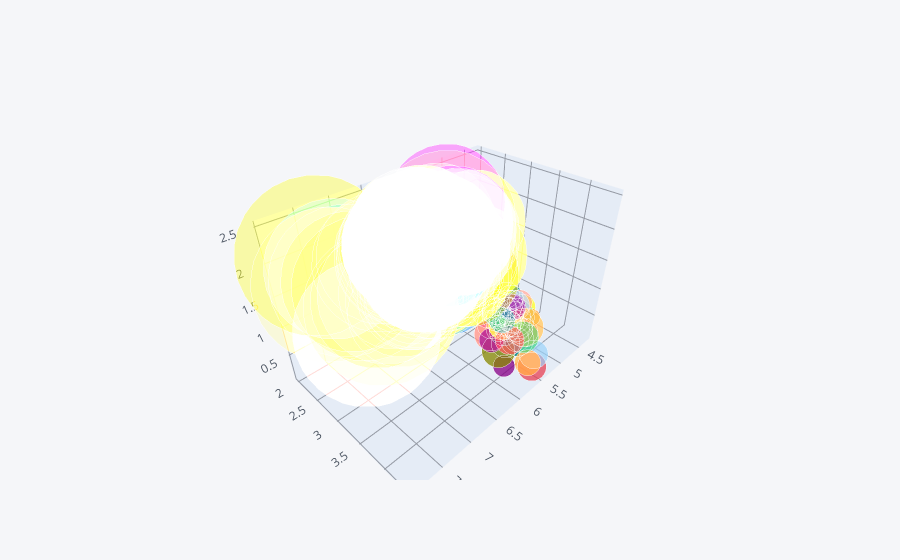

Notebook code for this chart:
### Code cell
df.iplot(kind = 'bubble3d',z = 'petal_width', x = 'sepal_length',y = 'sepal_width',size = 'petal_length')

### Figure 1 — Plotly figure (JSON) as saved in the notebook; plotly's stock layout.template omitted (floating-point values rounded to 4 significant figures; data arrays with more than 128 entries replaced by an {"elided": "..."} marker saying what was removed)
{"data": [{"marker": {"color": {"elided": "150 str values"}, "opacity": 0.8, "size": {"elided": "150 int values"}, "symbol": "circle"}, "mode": "markers", "text": {"elided": "150 str values"}, "type": "scatter3d", "x": {"elided": "150 float values"}, "y": {"elided": "150 float values"}, "z": {"elided": "150 float values"}}], "layout": {"legend": {"bgcolor": "#F5F6F9", "font": {"color": "#4D5663"}}, "paper_bgcolor": "#F5F6F9", "plot_bgcolor": "#F5F6F9", "scene": {"xaxis": {"gridcolor": "#9499A3", "showgrid": true, "tickfont": {"color": "#4D5663"}, "title": {"font": {"color": "#4D5663"}, "text": ""}, "zerolinecolor": "#9499A3"}, "yaxis": {"gridcolor": "#9499A3", "showgrid": true, "tickfont": {"color": "#4D5663"}, "title": {"font": {"color": "#4D5663"}, "text": ""}, "zerolinecolor": "#9499A3"}, "zaxis": {"gridcolor": "#9499A3", "showgrid": true, "tickfont": {"color": "#4D5663"}, "title": {"font": {"color": "#4D5663"}, "text": ""}, "zerolinecolor": "#9499A3"}}, "title": {"font": {"color": "#4D5663"}}}}
